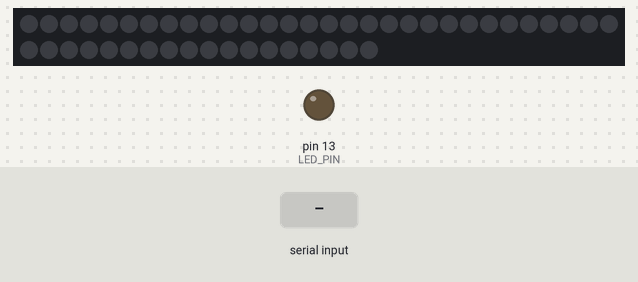
Bench run of a sketch on a simulated Arduino Uno, built with avr-gcc and run on an emulated ATmega328P. On the bench: 48 RGB LEDs in strip order, left to right, continuing on the next row, output pins drawn as LEDs (lit = HIGH). The test bench sets the inputs (shaded band). Colours are those a GRB WS2812 strip shows for the declared byte order.

Above: at 1.2 s.
1.3 s: "s" received over Serial
At 2.7 s:
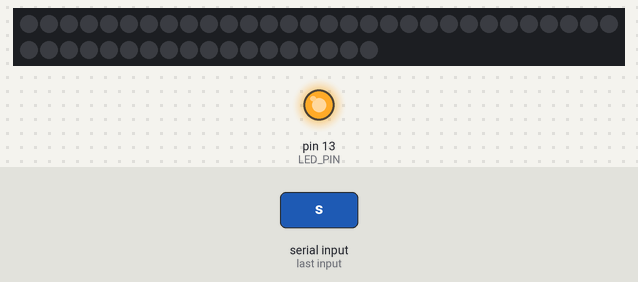
4.3 s: byte 32 (32) received over Serial
At 6.6 s:
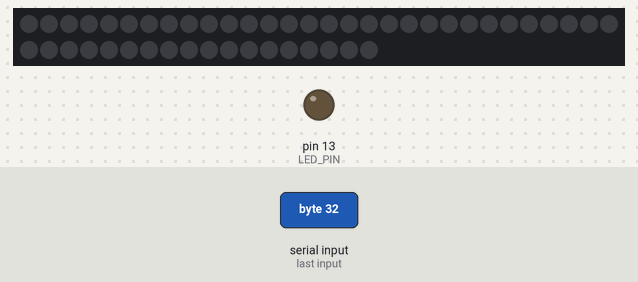
7.3 s: "i" received over Serial
At 8.5 s:
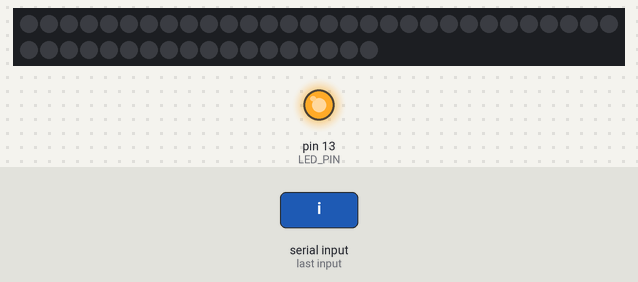
10.3 s: "n" received over Serial
At 13.5 s:
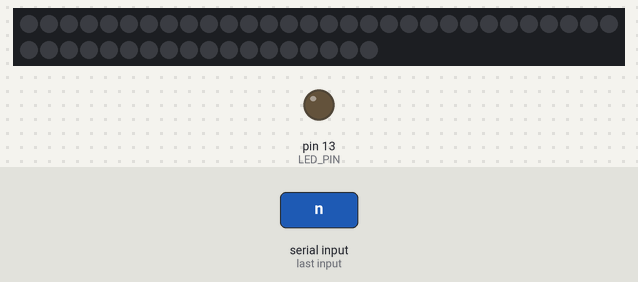
Timing chart, 0 to 14.3 s (numbered marks = the images above; inputs shaded):
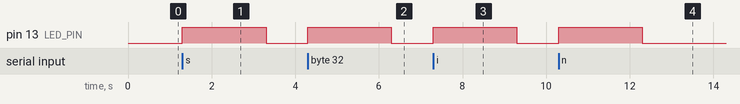

The sketch:

sketch_main.ino
```cpp
#include <FastLED.h>

#define OFF_TIME_SECS 2
#define SGN_PIN 6
#define LED_NUMS 48
#define SERIAL_BAUD_RATE 115200

#define CONTROL_LED
#define COLOR_ORDER RGB
#define LED_PIN LED_BUILTIN

#define MAX(a, b) ((a > b) ? a : b)
#define MIN(a, b) ((a > b) ? b : a)
#define LEPR(from, to, value) ((from < value) ? MIN(from + value, to) : MAX(from - value, to))

typedef enum {
  STATUS_OK = 0,
  STATUS_DISCONNECTED,
  STATUS_NO_CONNECTION,
  STATUS_ERROR
} Status;

//bool bIsColorsDifferent = false;
//uint8_t targetColors[LED_NUMS * 3];
bool isLedActive = false;
volatile uint32_t lastTime = 0;
CRGB currentColors[LED_NUMS];

Status check_connection() {
  if (isLedActive) {
    if (millis() - lastTime > (OFF_TIME_SECS * 1000)) {
#ifdef CONTROL_LED
      digitalWrite(LED_PIN, LOW);
#endif
      isLedActive = false;
      FastLED.clear();
      FastLED.show();

      return STATUS_DISCONNECTED;
    }

    return STATUS_OK;
  }

  return STATUS_NO_CONNECTION;
}

Status read_channels(CRGB* color) {
  for (uint8_t idx = 0; idx < 3; idx++) {
    while (!Serial.available()) {
      Status connectionStatus = check_connection();
      switch (connectionStatus) {
        case STATUS_DISCONNECTED:
        case STATUS_NO_CONNECTION:
          return connectionStatus;
        default:;
      }
    }

    (*color)[idx] = Serial.read();
  }

  return STATUS_OK;
}

void wait_sync_msg() {
  uint8_t currentValue = 115;
  while (true) {
    while (!Serial.available()) {
      switch (check_connection()) {
        case STATUS_DISCONNECTED:
        case STATUS_NO_CONNECTION:
          currentValue = 115;
        default:;
      }
    }

    if (!isLedActive) {
#ifdef CONTROL_LED
      digitalWrite(LED_PIN, HIGH);
#endif
      isLedActive = true;
    }

    lastTime = millis();
    uint8_t value = Serial.read();

    switch(value) {
      case 115:
        currentValue = 105;
        break;
      case 105:
        currentValue = 110;
        break;
      case 110:
        currentValue = 99;
        break;
      case 99:
        currentValue = 32;
        break;
      case 32:
        return;
      default:
        currentValue = 115;
    }
  }
}

void setup() {
#ifdef CONTROL_LED
  pinMode(LED_PIN , OUTPUT);
#endif
  FastLED.addLeds<WS2812, SGN_PIN, COLOR_ORDER>(currentColors, LED_NUMS);
  Serial.begin(SERIAL_BAUD_RATE);
}

void loop() {
  wait_sync_msg();

  for (uint16_t ledIdx = 0; ledIdx < LED_NUMS; ledIdx++) {
    while (!Serial.available()) {
      switch (check_connection()) {
        case STATUS_DISCONNECTED:
        case STATUS_NO_CONNECTION:
          return;
        default:;
      }
    }

    lastTime = millis();

    if (!isLedActive) {
#ifdef CONTROL_LED
      digitalWrite(LED_PIN, HIGH);
#endif
      isLedActive = true;
    }

    Status readStatus = read_channels(&currentColors[ledIdx]);
    if (readStatus != STATUS_OK) {
#ifdef CONTROL_LED
      digitalWrite(LED_PIN, LOW);
#endif
      return;
    }
  }

  FastLED.show();
}
```

Measured:
- after the input at 1.3 s, pin 13 (LED_PIN): LOW → HIGH at once, → LOW 2.0 s later
- after the input at 4.3 s, pin 13 (LED_PIN): LOW → HIGH at once, → LOW 2.0 s later
- after the input at 7.3 s, pin 13 (LED_PIN): LOW → HIGH at once, → LOW 2.0 s later
- after the input at 10.3 s, pin 13 (LED_PIN): LOW → HIGH at once, → LOW 2.0 s later
